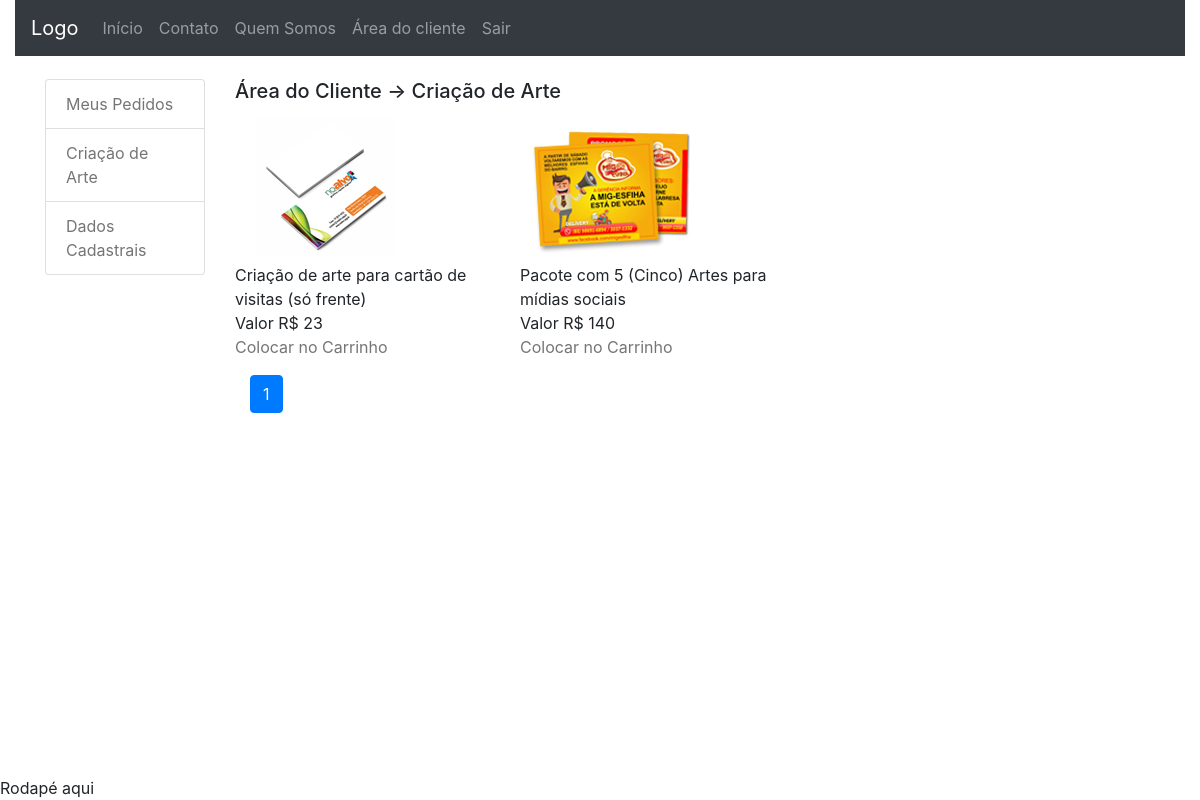
The app's page /area_do_cliente/index_art (signed in), older data.
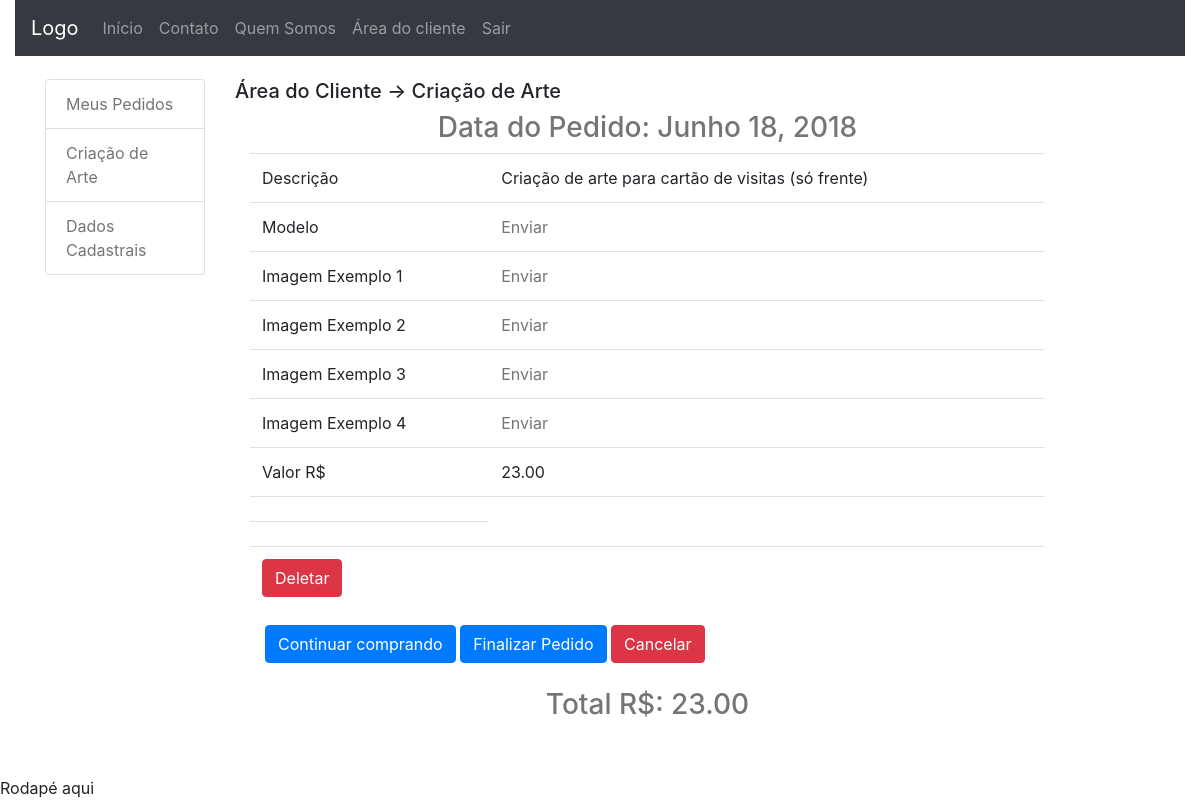
The same page, newer data.
### core/models.py (models this page shows, shortened)
class Service(models.Model):
	TYPE_CHOICES = (
			('IP', 'impressão'),
			('AT', 'criação de arte'),
		)
	description = models.TextField('Descrição', max_length=300)
	image = models.ImageField(upload_to='impress-art',
		verbose_name='Imagem', null=True, blank=True)
	value = models.DecimalField(verbose_name='Valor', null=True,
		blank=True, max_digits=8, decimal_places=2)
	category = models.ForeignKey(Category, on_delete=models.CASCADE,
		null=True, blank=True)
	class Meta:
		verbose_name = 'Serviço'
		verbose_name_plural = 'Serviços'
		ordering = ['description']
	@staticmethod
	def get_only_service():
		services = Service.objects.all()
		art_service = []
		for service in services:
			try:
				ServiceImpress.objects.get(id=service.id)
			except:
				art_service.append(service)
		return art_service

### dashboard_client/models.py (models this page shows, shortened)
class OrderArt(models.Model):
	date = models.DateField(default=date.today, editable=False)
	value = models.DecimalField('Valor R$', max_digits=5,
		decimal_places=2, default=0)
	status = models.CharField('Status do Pedido', max_length=2,
		choices=STATUS_CHOICE, default='EA')
	user = models.ForeignKey(User, on_delete=models.CASCADE)
	model = models.FileField(upload_to='orderArt_models', blank=True,
		null=True)
	transaction_id = models.CharField('ID da transação', max_length=100, null=True,
		blank=True)
	class Meta:
		verbose_name = 'Pedido Criação de Arte'
		verbose_name_plural = 'Pedidos Criação de Arte'
		ordering = ['date']
	@staticmethod
	def getLastOrderArtId(user_id):
		from django.db.models import Max
		try:
			orders = OrderArt.objects.filter(user_id=user_id)
			return orders.aggregate(Max('id'))['id__max']
		except:
			return None
	@staticmethod
	def getLastOrderArt(user_id):
		last_id = OrderArt.getLastOrderArtId(user_id)
		if last_id is not None:
			return OrderArt.objects.get(id=last_id)
		else:
			return None
	@staticmethod
	def get_orderArt_data(user_id):
		orderArt = OrderArt.getLastOrderArt(user_id)
		if orderArt is not None:
			data = {}
			if orderArt.status == 'EA':
				data.update({'orderArt': orderArt})
			else:
				pass
			orderItemArt_list, total = OrderItemArt.getList(orderArt.id)
			data.update({'orderItemArt_list': orderItemArt_list})
			data.update({'total': total})
			return data
		else:
			return None

class OrderItemArt(models.Model):
	quantity = models.PositiveSmallIntegerField(verbose_name='Quantidade',
		default=1, editable=False)
	service = models.ForeignKey(Service, on_delete=models.CASCADE)
	orderArt = models.ForeignKey(OrderArt, on_delete=models.CASCADE,
		related_name="items", null=True, blank=True)
	note = models.TextField(verbose_name='Observações', null=True,
		blank=True)
	model = models.FileField(upload_to='order-item-impress',
		verbose_name='Logo', null=True, blank=True)
	image_example1 = models.FileField(upload_to='image-example',
		verbose_name='Imagem de Exemplo 1', null=True, blank=True)
	image_example2 = models.FileField(upload_to='image-example',
		verbose_name='Imagem de Exemplo 2', null=True, blank=True)
	image_example3 = models.FileField(upload_to='image-example',
		verbose_name='Imagem de Exemplo 3', null=True, blank=True)
	image_example4 = models.FileField(upload_to='image-example',
		verbose_name='Imagem de Exemplo 4', null=True, blank=True)
	final_work = models.FileField(upload_to='final_work',
		verbose_name='Trabalho Final', null=True, blank=True)
	@staticmethod
	def getList(orderArt_id):
		orderItemArt_list = \
		OrderItemArt.objects.filter(orderArt_id=orderArt_id)
		total = 0
		for item in orderItemArt_list:
			total = total + item.service.value
		return orderItemArt_list, total

### dashboard_client/views.py (the view)
# urls.py: path('index_art', views.index_art, name='index_art'),
@login_required
def index_art(request):
	context = {'data': OrderArt.get_orderArt_data(request.user.id)}
	return render(request, 'dashboard_client/index_art.html', context)

### dashboard_client/templatetags/dc_tags.py (called while the page is built)
@register.inclusion_tag('dashboard_client/show_services_art.html')
def show_services_art(request):
	service_list = Service.get_only_service()
	paginator = Paginator(service_list, 3)
	page = request.GET.get('page')
	services = paginator.get_page(page)
	services_has_next = services.has_next()
	services_has_previous = services.has_previous()
	service_number = services.number
	context = {
		'services': services,
		'paginator': paginator,
		'service_number': service_number,
		'services_has_next': services_has_next,
		'services_has_previous': services_has_previous
		}
	return context

@register.simple_tag
def get_value(service_id):
	value = None
	try:
		service = Service.objects.get(id=service_id)
		value = service.value
	except:
		pass
	return 'R$ %d ' % value

### dashboard_client/templates/dashboard_client/index_art.html (shortened to what this page needs)
{% extends 'dashboard_client/index.html' %}
{% block extra %}
{% load dc_tags %}
{% endblock %}
{% block central_column %}
{% if data %}
<div class="col-sm-9">
	{% block dashboard_title %}
	<h5>Área do Cliente -> Criação de Arte</h5>
	{% endblock %}
	{% if data.orderArt %}
		<h3>
			Data do Pedido: {{ data.orderArt.date }}
		</h3>
		<div class="container" >
		{% for orderItemArt in data.orderItemArt_list %}
			<table class="table">
				<tr>
					<td>Descrição</td>
					<td>
						{{ orderItemArt.service.description }}
					</td>
				</tr>
				<tr>
					<td>Modelo</td>
					<td>
						{% if orderItemArt.model %}
						<a href="{% url 'dashboard_client:send_model' orderItemArt.id %}">
							Alterar
						</a>
						{% else %}
						<a href="{% url 'dashboard_client:send_model' orderItemArt.id %}">
							Enviar
						</a>
						{% endif %}
					</td>
				</tr>
				<tr>
					<td>Imagem Exemplo 1</td>
					<td>
						{% if orderItemArt.image_example1 %}
						<a href="{% url 'dashboard_client:send_imageexample1' orderItemArt.id %}">Alterar</a>
						{% else %}
						<a href="{% url 'dashboard_client:send_imageexample1' orderItemArt.id %}">
							Enviar
						</a>
						{% endif %}
					</td>
				</tr>
				<tr>
					<td>Imagem Exemplo 2</td>
					<td>
						{% if orderItemArt.image_example2 %}
						<a href="{% url 'dashboard_client:send_imageexample2' orderItemArt.id %}">Alterar</a>
						{% else %}
						<a href="{% url 'dashboard_client:send_imageexample2' orderItemArt.id %}">
							Enviar
						</a>
						{% endif %}
					</td>
				</tr>
				<tr>
					<td>Imagem Exemplo 3</td>
					<td>
						{% if orderItemArt.image_example3 %}
						<a href="{% url 'dashboard_client:send_imageexample3' orderItemArt.id %}">Alterar</a>
						{% else %}
						<a href="{% url 'dashboard_client:send_imageexample3' orderItemArt.id %}">
							Enviar
						</a>
						{% endif %}
					</td>
				</tr>
				<tr>
					<td>Imagem Exemplo 4</td>
					<td>
						{% if orderItemArt.image_example4 %}
						<a href="{% url 'dashboard_client:send_imageexample4' orderItemArt.id %}">Alterar</a>
						{% else %}
						<a href="{% url 'dashboard_client:send_imageexample4' orderItemArt.id %}">
							Enviar
						</a>
						{% endif %}
					</td>
				</tr>
				<tr>
					<td>Valor R$</td>
					<td>{{ orderItemArt.service.value }}</td>
				</tr>
				<tr>
					<td colspan="2"></td>
				</tr>
				<tr><td></td></tr>
				<tr>
					<td colspan="2">
						<a href="{% url 'dashboard_client:delete_oia' orderItemArt.id %}"
						title="Deletar esse ítem de pedido">
							<button class="btn btn-danger">
								Deletar
							</button>
						</a>
					</td>
				</tr>
			</table>
		{% endfor %}
		<div class="container">
		  	<a href="{% url 'core:index' %}">
			<button type="button"
		  	class="btn btn-primary">
				Continuar comprando
			</button>
			</a>
			<button type="button"
		  	class="btn btn-primary">
				Finalizar Pedido
			</button>
		  	<a href="{% url 'dashboard_client:cancel_orderArt' data.orderArt.id %}"
		  	title="Cancelar pedido">
		  	<button type="button"
		  	class="btn btn-danger">
				Cancelar
			</button>
			</a>
		</div>
		</div>
		<h3 style="margin: 3%;">
			Total R$: {{ data.total }}
		</h3>
	{% else %}
	<i style="color: red">Nenuhum pedido ativo</i>
	{% endif %}
</div>
{% else %}
	{% show_services_art request %}
{% endif %}
{% endblock %}

### dashboard_client/templates/dashboard_client/show_services_art.html (shortened to what this page needs)
{% load dc_tags %}
<div class="col-sm-9">
	<h5>Área do Cliente -> Criação de Arte</h5>
	<div class="row">
	{% for service in services %}
		<div class="col-sm-4">
			<img src="{{ service.image.url }}">
			<div>{{ service.description }}</div>
			<div>Valor {% get_value service.id %}</div>
			<div><a href="#">Colocar no Carrinho</a></div>
		</div>
	{% endfor %}
	</div>
	<div class="container">
		<ul class="pagination">
	        {% for num in paginator.page_range %}
	        <li class="page-item {% if num == service_number %} active {% endif %}">
	        	<a class="page-link"
	        	href="?page={{ num }}">
	        		{{ num }}
	        	</a>
	        </li>
	        {% endfor %}
		</ul>
	</div>
</div>

Row changes from the older to the newer data that the page shows:
no longer on this page (row unchanged): Service: image (picture), description "Criação de arte para cartão de visitas (só frente)", id+value "R$ 23"
removed Service: image (picture), description "Pacote com 5 (Cinco) Artes para mídias sociais", id+value "R$ 140"
added OrderArt: orderArt "Junho 18, 2018"
added OrderItemArt: service.description "Criação de arte para cartão de visitas (só frente)", model "Enviar", image_example1 "Enviar", image_example2 "Enviar", image_example3 "Enviar", image_example4 "Enviar", service.value "23.00"
Text that changed along with them:
{{ data.total }}: (not shown) → "23.00"
text now shown: "Data do Pedido: Continuar comprando Finalizar Pedido Cancelar Total R$:"
list line gone: "1"
